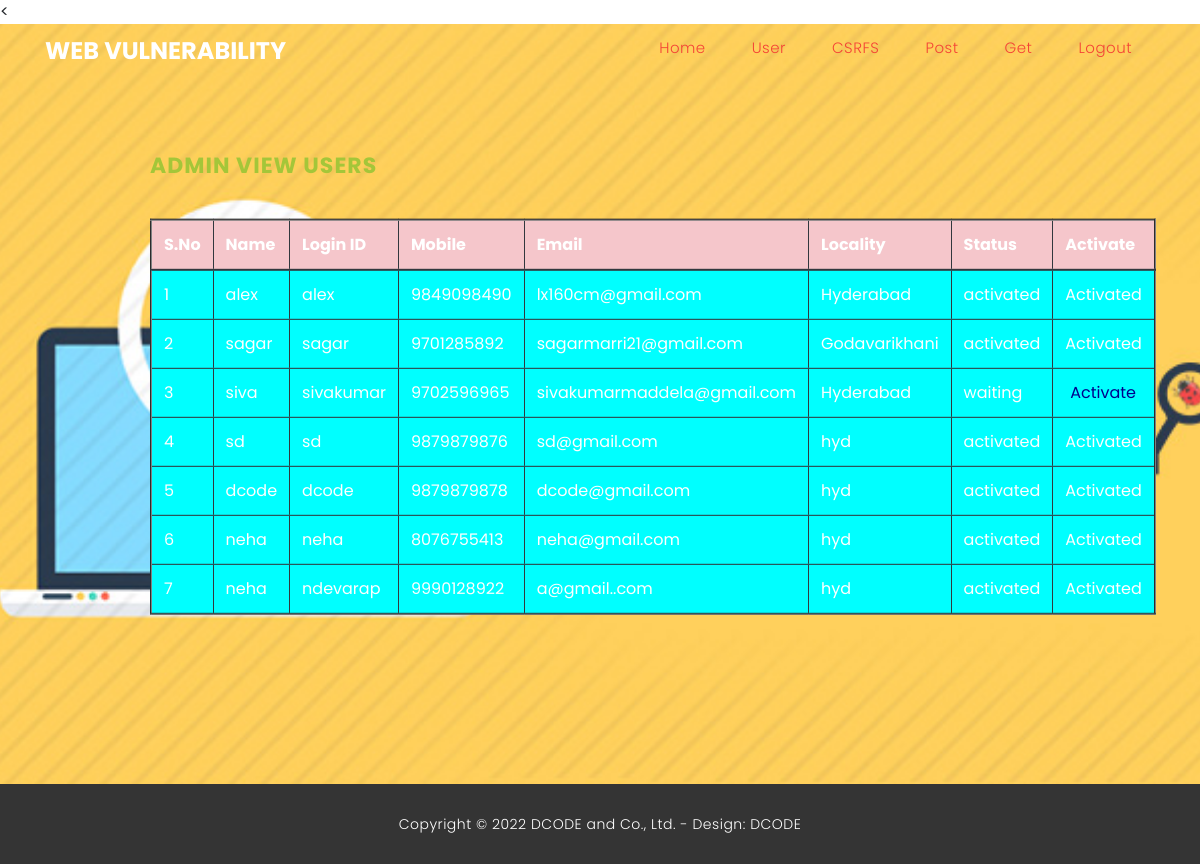
Screenshot of /AdminActivaUsers/?uid=4 with the database file from the repository.
### users/models.py (models this page shows, shortened)
class UserRegistrationModel(models.Model):
    name = models.CharField(max_length=100)
    loginid = models.CharField(unique=True, max_length=100)
    password = models.CharField(max_length=100)
    mobile = models.CharField(unique=True, max_length=100)
    email = models.CharField(unique=True, max_length=100)
    locality = models.CharField(max_length=100)
    address = models.CharField(max_length=1000)
    city = models.CharField(max_length=100)
    state = models.CharField(max_length=100)
    status = models.CharField(max_length=100)
    class Meta:
        db_table = 'Registrations'

### admins/views.py (the view)
# urls.py: path("AdminActivaUsers/", admins.AdminActivaUsers, name="AdminActivaUsers"),
def AdminActivaUsers(request):
    if request.method == 'GET':
        id = request.GET.get('uid')
        status = 'activated'
        print("PID = ", id, status)
        UserRegistrationModel.objects.filter(id=id).update(status=status)
        data = UserRegistrationModel.objects.all()
        return render(request,'admins/RegisteredUsers.html',{'data':data})

### assets/templates/admins/RegisteredUsers.html
{%extends 'admins/adminbase.html'%}
{%block contents%}
<<div class="main-banner header-text" id="top">
        <div class="Modern-Slider">
          <div class="item item-1">
            <div class="img-fill">
                <div class="text-content">
                  <h6>Admin View Users</h6>
                  <p>
                      <table  border="2px" class="table table-hover table-dark">
            <thead>
            <tr class="table-danger">
                <th scope="col">S.No</th>
                <th scope="col">Name</th>
                <th scope="col">Login ID</th>
                <th scope="col">Mobile</th>
                <th scope="col">Email</th>
                <th scope="col">Locality</th>
                <th scope="col">Status</th>
                <th scope="col">Activate</th>
            </tr>
            </thead>
            <tbody>
            {% for i in data %}
            <tr scope="row" style="color: white; background-color:CYAN">
                <td>{{forloop.counter}}</td>
                <td>{{i.name}}</td>
                <td>{{i.loginid}}</td>
                <td>{{i.mobile}}</td>
                <td>{{i.email}}</td>
                <td>{{i.locality}}</td>
                <td>{{i.status}}</td>
                {% if i.status == 'waiting' %}
                <td><a class="btn-link" href="/AdminActivaUsers/?uid={{ i.id }}"
                       style="color:DARKBLUE">Activate</a></td>
                {% else %}
                <td> Activated</td>
                {% endif %}
            </tr>
            {% endfor %}
            </tbody>
        </table>
                  </p>
                </div>
            </div>
          </div>
        </div>
    </div>
{%endblock%}

### assets/static/assets/css/templatemo-finance-business.css (style rules this page uses)
body { font-family: 'Poppins', sans-serif; overflow-x: hidden; text-rendering: optimizeLegibility; -webkit-font-smoothing: antialiased; -moz-osx-font-smoothing: grayscale; }
p { margin-bottom: 0px; font-size: 14px; color: #666666; line-height: 30px; }
a { text-decoration: none!important; }
h1,h2,h3,h4,h5,h6 { margin: 0px; }
.img-fill { width: 100%; display: block; overflow: hidden; position: relative; text-align: center }
*, *:before, *:after { -webkit-box-sizing: border-box; box-sizing: border-box; -webkit-font-smoothing: antialiased; -moz-osx-font-smoothing: grayscale; }
.blocks-box, .slick-slider { margin: 0; padding: 0!important; }
.slick-slide { float: left; padding: 0; }
.Modern-Slider .item .img-fill { background-size: cover; background-position: center center; background-repeat: no-repeat; height:95vh; }
.Modern-Slider .item-1 .img-fill { background-image: url(../images/slide_01.jpg); }
.Modern-Slider .text-content { text-align: left; width: 75%; position: absolute; top: 50%; left: 50%; transform: translate(-50%, -50%); }
.Modern-Slider .item h6 { margin-bottom: 15px; font-size: 22px; text-transform: uppercase; font-weight: 700; letter-spacing: 1px; color:#a4c639; animation:fadeOutRight 1s both; }
.Modern-Slider .item p { max-width: 570px; color: #fff; font-size: 15px; font-weight: 400; line-height: 30px; margin-bottom: 40px; }
.Modern-Slider .item a { margin: 0 5px; }
.Modern-Slider .item.slick-active h6 { animation:fadeInDown 1s both 1s; }
.Modern-Slider .item.slick-active { animation:Slick-FastSwipeIn 1s both; }
.Modern-Slider { background:#000; }
.slick-slider { position:relative;display:block;-webkit-user-select:none;-moz-user-select:none;-ms-user-select:none;user-select:none;-webkit-touch-callout:none;-khtml-user-select:none;-ms-touch-action:pan-y;touch-action:pan-y;-webkit-tap-highlight-color:transparent }
.slick-slide { display:none;float:left ;height:100%;min-height:1px }
.slick-initialized .slick-slide { display:block }

### rows the page displays
UserRegistrationModel: name "alex", loginid "alex", mobile "9849098490", email "lx160cm@gmail.com", locality "Hyderabad", status "activated", shows "Activated"
UserRegistrationModel: name "sagar", loginid "sagar", mobile "9701285892", email "sagarmarri21@gmail.com", locality "Godavarikhani", status "activated", shows "Activated"
UserRegistrationModel: name "siva", loginid "sivakumar", mobile "9702596965", email "sivakumarmaddela@gmail.com", locality "Hyderabad", status "waiting"
UserRegistrationModel: name "sd", loginid "sd", mobile "9879879876", email "sd@gmail.com", locality "hyd", status "activated", shows "Activated"
UserRegistrationModel: name "dcode", loginid "dcode", mobile "9879879878", email "dcode@gmail.com", locality "hyd", status "activated", shows "Activated"
UserRegistrationModel: name "neha", loginid "neha", mobile "8076755413", email "neha@gmail.com", locality "hyd", status "activated", shows "Activated"
UserRegistrationModel: name "neha", loginid "ndevarap", mobile "9990128922", email "a@gmail..com", locality "hyd", status "activated", shows "Activated"
